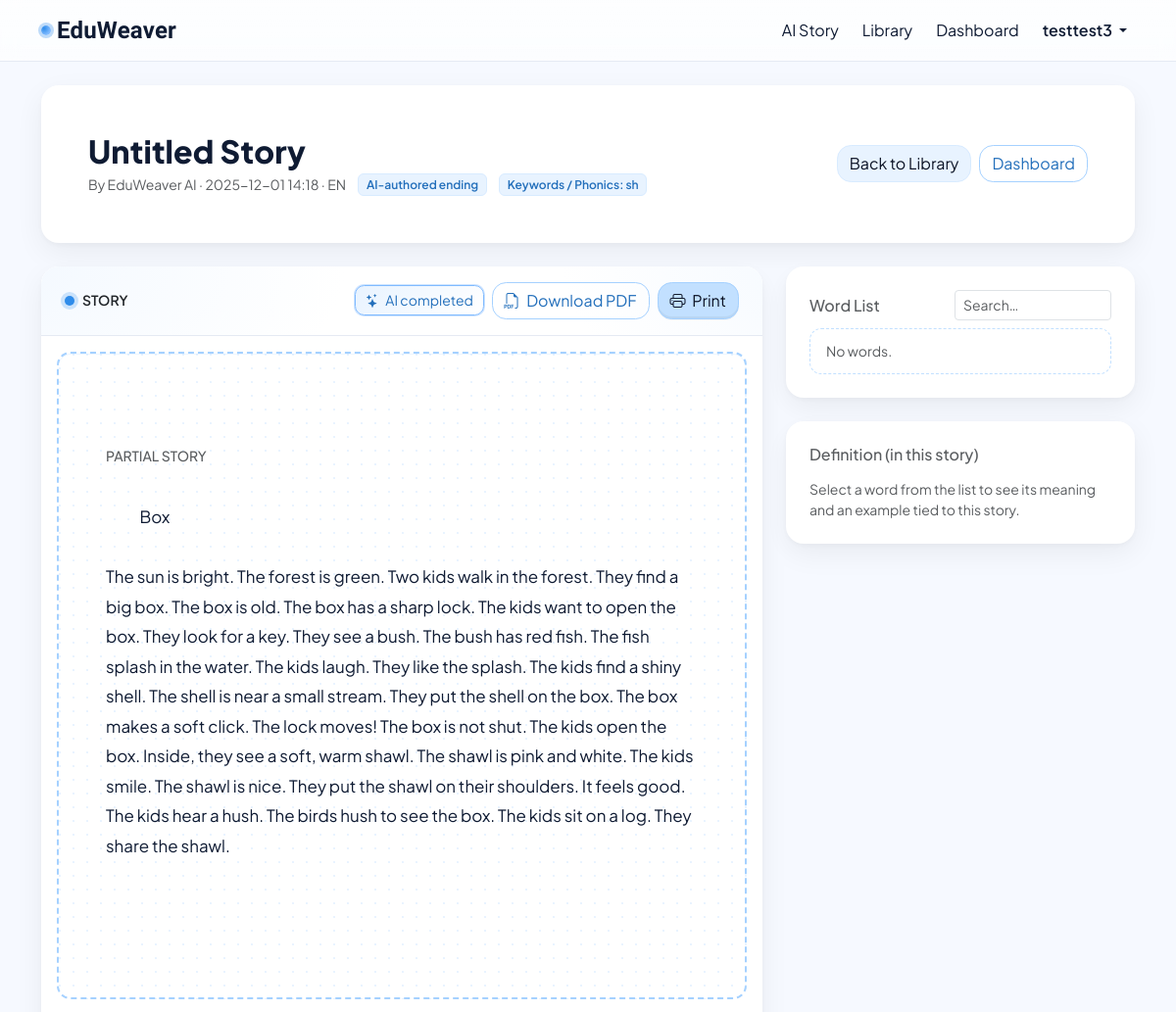
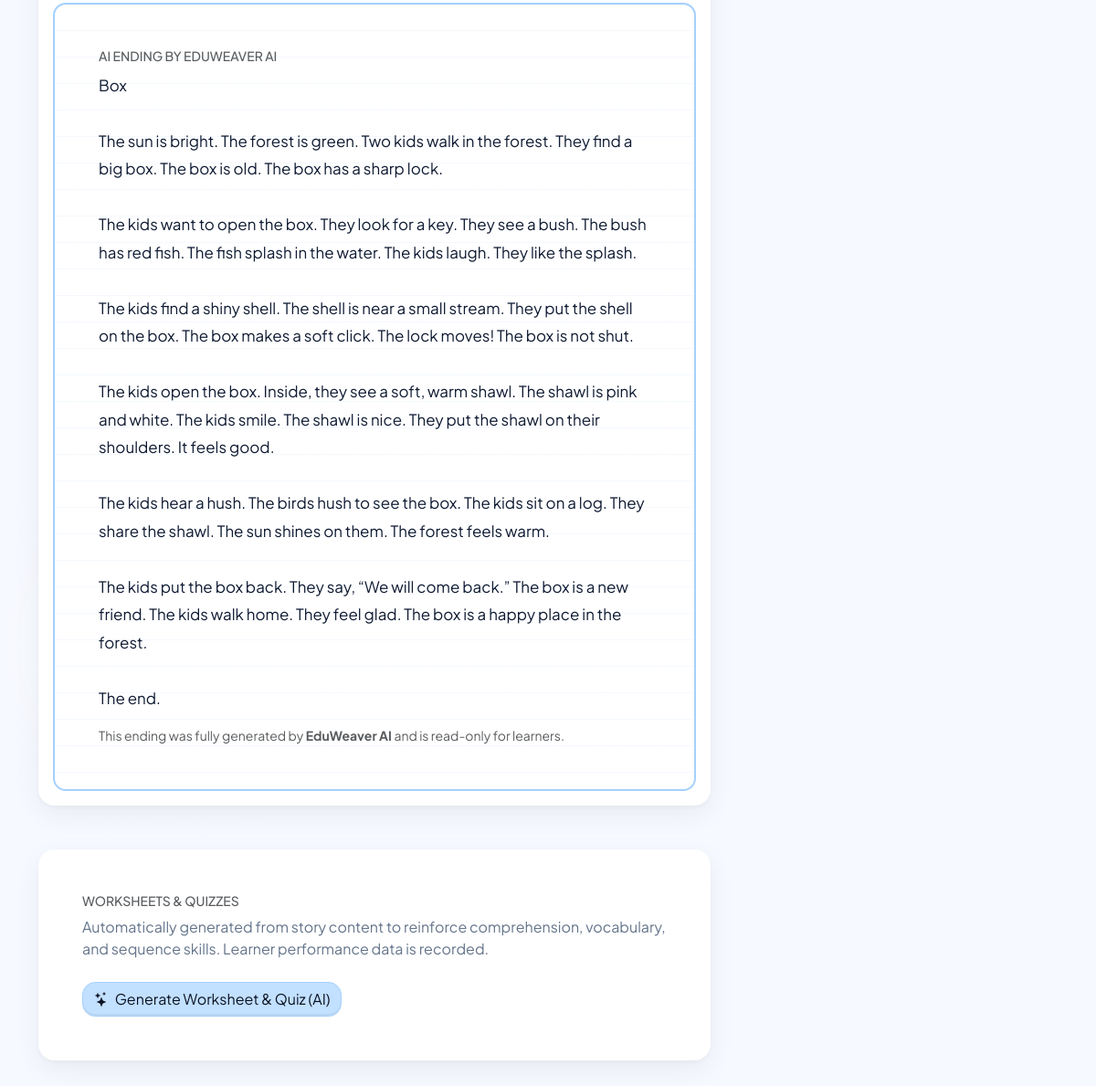
/finish/1 (signed in), run on the app's committed database (2 pictures, top to bottom).
### tables this page shows
CREATE TABLE users (
            id INTEGER PRIMARY KEY AUTOINCREMENT,
            username TEXT NOT NULL UNIQUE,
            email TEXT NOT NULL UNIQUE,
            password_hash TEXT NOT NULL,
            is_english_native INTEGER,
            age INTEGER,
            gender TEXT,
            is_admin INTEGER DEFAULT 0,
            created_at TEXT DEFAULT (DATETIME('now'))
        );

CREATE TABLE finish_drafts (
            id INTEGER PRIMARY KEY AUTOINCREMENT,
            story_id INTEGER,
            seed_prompt TEXT NOT NULL,
            partial_text TEXT NOT NULL,
            learner_name TEXT DEFAULT 'guest',
            completion_text TEXT,
            language TEXT DEFAULT 'en',
            created_at TEXT DEFAULT (DATETIME('now')),
            FOREIGN KEY (story_id) REFERENCES stories(id) ON DELETE CASCADE
        );

### app.py (the view)
@app.get("/finish/<int:draft_id>")
@login_required
def finish_view(draft_id: int):
    db = get_db()
    draft = db.execute(
        "SELECT * FROM finish_drafts WHERE id = ?", (draft_id,)
    ).fetchone()
    if not draft:
        flash("Draft not found.", "warning")
        return redirect(url_for("library"))
    return render_template("finish_view.html", draft=draft)

### app.py (called while the page is built)
def dict_factory(cursor, row):
    d = {}
    for idx, col in enumerate(cursor.description):
        d[col[0]] = row[idx]
    return d

def get_db():
    if "db" not in g:
        conn = sqlite3.connect(DB_PATH)
        conn.row_factory = dict_factory
        g.db = conn
    return g.db

@app.template_filter("dt")
def format_dt(value, fmt="%Y-%m-%d %H:%M"):
    if value is None:
        return ""
    if isinstance(value, datetime):
        return value.strftime(fmt)
    try:
        s = str(value).strip().replace("Z", "")
        if "." in s:
            s = s.split(".", 1)[0]
        dt = datetime.fromisoformat(s)
        return dt.strftime(fmt)
    except Exception:
        return value

@app.before_request
def load_current_user():
    g.current_user = None
    uid = session.get("user_id")
    if uid:
        db = get_db()
        g.current_user = db.execute("SELECT * FROM users WHERE id = ?", (uid,)).fetchone()

@app.context_processor
def inject_user():
    return {"current_user": g.get("current_user")}

def login_required(view_func):
    @wraps(view_func)
    def _wrapped(*args, **kwargs):
        if not (g.get("current_user") and g.current_user.get("id")):
            next_url = request.full_path if request.query_string else request.path
            return redirect(url_for("login", next=next_url))
        return view_func(*args, **kwargs)
    return _wrapped

### templates/backup/finish_view.html (shortened to what this page needs)
{% extends "base.html" %}
{% block content %}
{% set is_ai_author = (draft.learner_name or '') == 'EduWeaver AI' %}
<section class="card border-0 lp-card-modern mb-4 no-print">
  <div class="p-4 p-lg-5">
    <div class="d-flex align-items-center justify-content-between">
      <div>
        <h2 class="mb-1 lp-page-title">{{ draft.story_title or 'Untitled Story' }}</h2>
        <div class="d-flex flex-wrap align-items-center gap-2">
          <div class="text-muted small">
            By {{ draft.learner_name or 'guest' }} · {{ draft.created_at | dt }} · {{ draft.language|upper }}
          </div>
          {% if is_ai_author %}
            <span class="badge lp-badge-soft ms-1">
              AI-authored ending
            </span>
          {% endif %}
          {% if draft.seed_prompt %}
            <span class="badge lp-badge-soft ms-1">
              Keywords / Phonics: {{ draft.seed_prompt }}
            </span>
          {% endif %}
        </div>
      </div>
      <div class="d-flex gap-2">
        <a href="{{ url_for('library') }}" class="btn btn-sky-light">Back to Library</a>
        <a href="{{ url_for('dashboard') }}" class="btn btn-outline-sky">Dashboard</a>
      </div>
    </div>
  </div>
</section>
<div class="row g-4">
  <div class="col-lg-8">
    <section class="card border-0 lp-card-modern mb-5" id="storyCombined">
      <div class="card-body p-0">
        <div class="lp-strip d-flex flex-wrap align-items-center justify-content-between px-4 py-3">
          <div class="d-flex align-items-center gap-2">
            <span class="lp-dot {% if draft.completion_text and draft.completion_text|trim %}lp-dot-finish{% endif %}" aria-hidden="true"></span>
            <span class="small text-uppercase fw-semibold">Story</span>
          </div>
          {% if draft.completion_text and draft.completion_text|trim %}
            <div class="d-flex align-items-center gap-2">
              {% if is_ai_author %}
                <span class="lp-chip lp-chip-ai small">
                  <i class="bi bi-stars me-1"></i> AI completed
                </span>
              {% else %}
                <span class="lp-chip lp-chip-finish small">
                  <i class="bi bi-check2 me-1"></i> completed
                </span>
              {% endif %}
              <button type="button" class="btn btn-outline-sky no-print" id="downloadPdfFinishedBtn" title="Save as PDF">
                <i class="bi bi-filetype-pdf me-1"></i> Download PDF
              </button>
              <button type="button" class="btn btn-sky no-print" id="printFinishedBtn" title="Print">
                <i class="bi bi-printer me-1"></i> Print
              </button>
            </div>
          {% else %}
            <span class="lp-chip small">in progress</span>
          {% endif %}
        </div>
        {% if draft.partial_text and draft.partial_text|trim %}
        <div class="lp-partial p-4 p-lg-5 keep-together">
          <h6 class="text-muted text-uppercase small mb-2 mt-5">Partial Story</h6>
          <div id="partialText" class="lp-partial-text" style="white-space:pre-wrap">
            {{ (draft.partial_text or '') | replace('Your Turn: ', '') | safe }}
          </div>
        </div>
        {% endif %}
        {% if draft.completion_text and draft.completion_text|trim %}
        <div class="lp-finished {% if is_ai_author %}lp-finished-ai{% endif %} p-4 p-lg-5 keep-together">
          <h6 class="text-muted text-uppercase small mb-2">
            {% if is_ai_author %}
              AI Ending by EduWeaver AI
            {% else %}
              Finished Ending
            {% endif %}
          </h6>
          <div id="completionText" class="lp-finished-text" style="white-space:pre-wrap">{{ draft.completion_text }}</div>
          {% if is_ai_author %}
            <p class="text-muted small mb-0 mt-3">
              This ending was fully generated by <strong>EduWeaver AI</strong> and is read-only for learners.
            </p>
          {% endif %}
        </div>
        {% elif not can_edit %}
        <div class="p-4">
          <div class="text-muted">This story isn’t finished yet. Only the author can add an ending.</div>
        </div>
        {% endif %}
      </div>
    </section>
    <section class="card border-0 lp-card-modern mb-5 no-print">
      <div class="card-body p-4 p-lg-5">
        <h6 class="text-muted text-uppercase small mb-2">Worksheets &amp; Quizzes</h6>
        <p class="text-secondary mb-4">
          Automatically generated from story content to reinforce comprehension, vocabulary, and sequence skills. Learner performance data is recorded.
        </p>
        <div class="d-flex flex-wrap gap-2 align-items-center">
          {% if has_quiz and draft.story_slug %}
            <a class="btn btn-sky" href="{{ url_for('quiz_take', slug=draft.story_slug) }}">
              <i class="bi bi-check2-circle me-1"></i> Take Worksheet &amp; Quiz
            </a>
            <form id="regenForm"
                  class="needs-overlay d-inline"
                  data-overlay-title="Regenerating worksheet & quiz…"
                  data-overlay-note="You’ll be taken to the quiz automatically."
                  method="post"
                  action="{{ url_for('finish_build_worksheet_ai', draft_id=draft.id) }}">
              <button id="regenBtn" class="btn btn-outline-sky" type="submit" title="Re-generate questions via GPT">
                <i class="bi bi-stars me-1"></i> Regenerate (AI)
              </button>
            </form>
          {% else %}
            <form id="genForm"
                  class="needs-overlay"
                  data-overlay-title="Generating worksheet & quiz…"
                  data-overlay-note="You’ll be taken to the quiz automatically."
                  method="post"
                  action="{{ url_for('finish_build_worksheet_ai', draft_id=draft.id) }}">
              <button id="genBtn" class="btn btn-sky" type="submit"
                      title="Use GPT to generate a worksheet & quiz, then you'll be taken to it">
                <i class="bi bi-stars me-1"></i> Generate Worksheet &amp; Quiz (AI)
              </button>
            </form>
          {% endif %}
        </div>
      </div>
    </section>
  </div>
  <div class="col-lg-4">
    <section class="card border-0 lp-card-modern mb-4 no-print">
      <div class="card-body p-4 p-lg-4">
        <div class="d-flex align-items-center justify-content-between mb-2">
          <h6 class="text-muted mb-0">Word List</h6>
          <input id="vocabSearch" class="form-control form-control-sm" placeholder="Search…" style="max-width: 160px;">
        </div>
        <div id="vocabList" class="lp-vocab-list" role="listbox" aria-label="Vocabulary"></div>
      </div>
    </section>
    <section class="card border-0 lp-card-modern no-print">
      <div class="card-body p-4 p-lg-4">
        <h6 class="text-muted mb-3">Definition (in this story)</h6>
        <div id="defPanel" class="lp-def-panel">
          <div class="text-muted small">Select a word from the list to see its meaning and an example tied to this story.</div>
        </div>
      </div>
    </section>
  </div>
</div>
{% endblock %}

### templates/backup/base.html (shortened to what this page needs)
<!doctype html>
<html lang="en" data-bs-theme="light">
<head>
  <link href="https://cdn.jsdelivr.net/npm/bootstrap@5.3.3/dist/css/bootstrap.min.css" rel="stylesheet">
  <link rel="stylesheet" href="https://cdn.jsdelivr.net/npm/bootstrap-icons@1.11.3/font/bootstrap-icons.css">
  <link href="{{ url_for('static', filename='styles.css') }}" rel="stylesheet">
</head>
<body>
<nav class="navbar navbar-expand-lg">
  <div class="container">
    <a class="navbar-brand" href="{{ url_for('index') }}">
      <span class="brand-dot"></span> EduWeaver
    </a>
    <div id="nav" class="collapse navbar-collapse">
      <ul class="navbar-nav ms-auto align-items-lg-center gap-2">
        <li class="nav-item"><a class="nav-link" href="{{ url_for('story_new') }}">AI Story</a></li>
        <li class="nav-item"><a class="nav-link" href="{{ url_for('library') }}">Library</a></li>
        <li class="nav-item"><a class="nav-link" href="{{ url_for('dashboard') }}">Dashboard</a></li>
        {% if current_user %}
          <li class="nav-item dropdown">
            <a class="nav-link dropdown-toggle fw-semibold" href="#" role="button" data-bs-toggle="dropdown" aria-expanded="false">
              {{ current_user.username }}
            </a>
          </li>
        {% else %}
          <li class="nav-item">
            <a class="btn btn-ghost" href="{{ url_for('login') }}">Sign in</a>
          </li>
        {% endif %}
      </ul>
    </div>
  </div>
</nav>
<main class="py-4">
  <div class="container">
    {% block content %}{% endblock %}
  </div>
</main>
</body>
</html>

### static/styles.css (style rules this page uses)
:root { --ink:#0f172a; --muted:#667085; --surface:#ffffff; --surface-2:#ffffffcc; --line:#e7eef7; --shadow: 0 10px 30px rgba(2,6,23,.10); --violet:#7c3aed; --violet-2:#a78bfa; --sky:#0ea5e9; --sky-2:#7dd3fc; --mint:#10b981; --mint-2:#6ee7b7; --sun:#f59e0b; --sun-2:#fcd34d; --rose:#f43f5e; --rose-2:#fecdd3; --bg-grad: radial-gradient(1200px 600px at 0% -10%, #e0f2fe 0%, rgba(224,242,254,0) 60%), radial-gradient(1000px 500px at 100% 0%, #ede9fe 0%, rgba(237,233,254,0) 65%), radial-gradient(900px 480px at 70% 110%, #dcfce7 0%, rgba(220,252,231,0) 60%), linear-gradient(180deg, #f8fafc 0%, #f1f5f9 100%); }
html, body { min-height:100%; }
body { background: var(--bg-grad); color: var(--ink); font-family: Nunito, "Noto Sans KR", system-ui, -apple-system, "Segoe UI", Roboto, Arial, sans-serif; }
.container::before { content:""; position:fixed; inset:auto auto 10% -10%; width:50vw; height:50vw; border-radius:50%; background: radial-gradient(closest-side, #fff 0%, rgba(255,255,255,0) 70%); filter: blur(24px); opacity:.6; pointer-events:none; z-index:-1; }
.card { background: linear-gradient(180deg, var(--surface), var(--surface-2)); border:1px solid var(--line); border-radius:1.25rem; box-shadow: var(--shadow); }
.btn { border-radius: .9rem; }
.text-secondary { color: var(--muted) !important; }

### templates/backup/base.html (style rules this page uses)
:root { --brand-600:#2f8cea; --brand-700:#236fbb; --mint-500:#7fbaff; --mint-600:#4ea2ff; --ink:#0f172a; --muted:#667085; --border:rgba(15,23,42,.12); }
html,body { height:100% }
body { font-family:"Plus Jakarta Sans", system-ui, -apple-system, Segoe UI, Roboto, Arial, sans-serif; color:var(--ink); background:#f2f8ff; }
.navbar { position:sticky; top:0; z-index:9999; backdrop-filter:saturate(140%) blur(10px); -webkit-backdrop-filter:saturate(140%) blur(10px); background:linear-gradient(180deg, rgba(255,255,255,.82), rgba(255,255,255,.68)); border-bottom:1px solid var(--border); }
.navbar-brand { font-family:"Baloo 2", system-ui, -apple-system, Segoe UI, Roboto, Arial, sans-serif; font-weight:700; letter-spacing:.2px; display:flex; align-items:center; gap:.4rem; font-size:24px; color:var(--ink); }
.navbar-brand .brand-dot { inline-size:.6rem; block-size:.6rem; border-radius:999px; background: radial-gradient(65% 65% at 30% 30%, var(--brand-600), var(--mint-500)); box-shadow:0 0 0 3px color-mix(in srgb, var(--brand-600) 30%, transparent); }
.nav-link { color:var(--ink) }

### data on the page
users: username "testtest3"
finish_drafts: learner_name "EduWeaver AI", created_at|dt "2025-12-01 14:18", language "EN", seed_prompt "sh", partial_text "Box The sun is bright. The forest is green. Two kids walk in the forest. They find a big box. The box is old. The box has a sharp lock. The kids want to open the box. They look for a key. They see a bush. The bush has red fish. The fish splash in the water. The kids laugh. They like the splash. The kids find a shiny shell. The shell is near a small stream. They put the shell on the box. The box makes a soft click. The lock moves! The box is not shut. The kids open the box. Inside, they see a soft, warm shawl. The shawl is pink and white. The kids smile. The shawl is nice. They put the shawl on their shoulders. It feels good. The kids hear a hush. The birds hush to see the box. The kids sit…", completion_text "Box The sun is bright. The forest is green. Two kids walk in the forest. They find a big box. The box is old. The box has a sharp lock. The kids want to open the box. They look for a key. They see a bush. The bush has red fish. The fish splash in the water. The kids laugh. They like the splash. The kids find a shiny shell. The shell is near a small stream. They put the shell on the box. The box makes a soft click. The lock moves! The box is not shut. The kids open the box. Inside, they see a soft, warm shawl. The shawl is pink and white. The kids smile. The shawl is nice. They put the shawl on their shoulders. It feels good. The kids hear a hush. The birds hush to see the box. The kids sit…"

### other printed values
{{ draft.story_title or 'Untitled Story' }} "Untitled Story"
